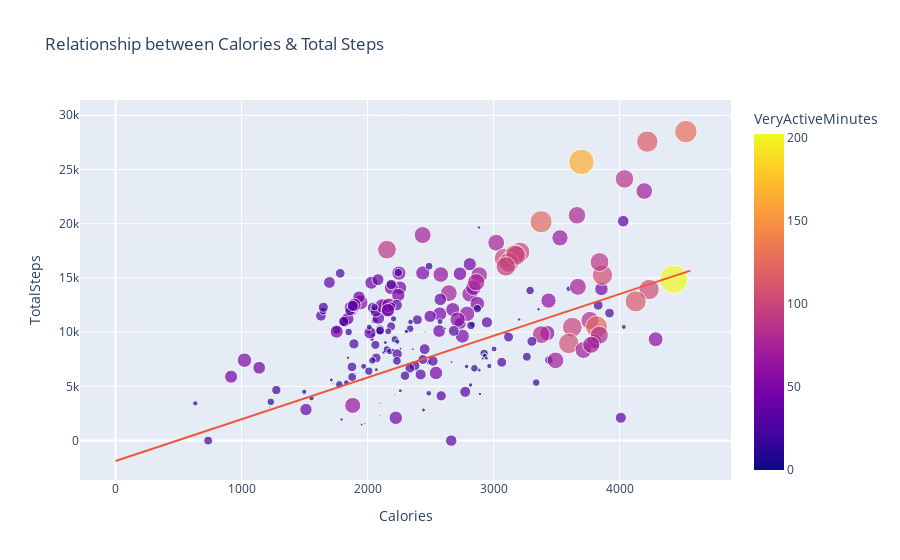

Write notebook code for a chart like this one.
### Markdown cell above
Let’s have a look at the relationship between calories burned and the total steps walked in a day

### Code cell
figure = px.scatter(
    data_frame=data, 
    x="Calories", 
    y="TotalSteps", 
    size="VeryActiveMinutes", 
    trendline="ols", 
    title="Relationship between Calories & Total Steps",
    color="VeryActiveMinutes"  # Color points based on 'VeryActiveMinutes'
)

figure.show()

### Figure 1 — Plotly figure (JSON) as saved in the notebook; plotly's stock layout.template omitted (floating-point values rounded to 4 significant figures; data arrays with more than 128 entries replaced by an {"elided": "..."} marker saying what was removed)
{"data": [{"hovertemplate": "Calories=%{x}<br>TotalSteps=%{y}<br>VeryActiveMinutes=%{marker.color}<extra></extra>", "legendgroup": "", "marker": {"color": {"elided": "457 int values"}, "coloraxis": "coloraxis", "size": {"elided": "457 int values"}, "sizemode": "area", "sizeref": 0.505, "symbol": "circle"}, "mode": "markers", "name": "", "orientation": "v", "showlegend": false, "type": "scatter", "x": {"elided": "457 int values"}, "xaxis": "x", "y": {"elided": "457 int values"}, "yaxis": "y"}, {"hovertemplate": "<b>OLS trendline</b><br>TotalSteps = 3.84873 * Calories + -1880.04<br>R<sup>2</sup>=0.338003<br><br>Calories=%{x}<br>TotalSteps=%{y} <b>(trend)</b><extra></extra>", "legendgroup": "", "marker": {"symbol": "circle"}, "mode": "lines", "name": "", "showlegend": false, "type": "scatter", "x": {"elided": "457 int values"}, "xaxis": "x", "y": {"elided": "457 float values"}, "yaxis": "y"}], "layout": {"coloraxis": {"colorbar": {"title": {"text": "VeryActiveMinutes"}}, "colorscale": [[0, "#0d0887"], [0.1111, "#46039f"], [0.2222, "#7201a8"], [0.3333, "#9c179e"], [0.4444, "#bd3786"], [0.5556, "#d8576b"], [0.6667, "#ed7953"], [0.7778, "#fb9f3a"], [0.8889, "#fdca26"], [1, "#f0f921"]]}, "legend": {"itemsizing": "constant", "tracegroupgap": 0}, "title": {"text": "Relationship between Calories & Total Steps"}, "xaxis": {"anchor": "y", "domain": [0, 1], "title": {"text": "Calories"}}, "yaxis": {"anchor": "x", "domain": [0, 1], "title": {"text": "TotalSteps"}}}}
